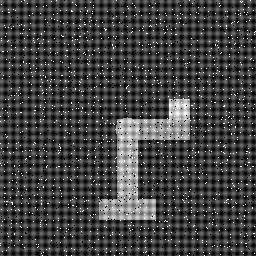
%> input picture cursed_schematic_02.png, 256 x 256 px
$ octave TheSignalGrid.m   (GNU Octave 9; MATLAB toolbox functions it lacks are replaced by stand-ins)
%> lines starting %> are read from the running program, lines starting %| are printed output that depends on the picture; in (x1, y1, x2, y2) boxes, pixels count from 0 and x2, y2 are one past the last pixel; in counts of white or black regions, pixels touching at a corner belong together; the program's own positions count from 1
% NAKUL KADAM, SIGNALS, ELECTROTHON'26.

% -------------------------------------------------------------------------
%  TASK 1 — Spatial Cleansing: Median Filter :
%  We remove the salt&pepper noise from the cursed image.


 clc; clear; close all;

% -------------------------------------------------------------------------
% 1. LOAD IMAGE :

filename = 'cursed_schematic_02.png';                                      %change filename (image) here.

if ~isfile(filename)
    error('Image not found: "%s"\nMake sure it is in the same folder as this script.', filename);
end

img_original = imread(filename);
%> img_original is the input picture: size 256x256 uint8; min 0, max 255, mean 66.4

img_gray = double(img_original);                                           % our math is for 2D images, so we convert to grayscale even if a color pic uploaded. double() here simply converts values from integer to decimal.


img_double = img_gray / 255.0;                                             % Normalise to [0, 1], cuz PSNR, SSIM, colormap require 0to1; and convenience of rounding errors during FFT & IFFT.

fprintf('Image loaded: %d x %d pixels\n', size(img_double, 1), size(img_double, 2));
%| Image loaded: 256 x 256 pixels


% -------------------------------------------------------------------------
% 2. MANUAL MEDIAN FILTER :
%    We slide a square kernel over every pixel and pick the median of the
%    values. This kills the salt&pepper noise; as they stand out from their
%    neighbourings pixels.

[rows, cols] = size(img_double);
%> rows = 256; cols = 256
KERNEL_SIZE = 3;                                                           % 3x3 Kernel.
half         = floor(KERNEL_SIZE / 2);                                     % Deciding tiles about the central tile (1 for a 3x3, 2 for 5x5...).
img_filtered = zeros(rows, cols);                                          % Only used to initialize some values instead of leaving it floating.

% create the dummy image on which the kernel will hover (258x258).
img_padded = [img_double(half:-1:1, half:-1:1),...                         % Top left corner reflected.
              img_double(half:-1:1, :), ...                                % Top edge reflected above itself.
              img_double(half:-1:1, end:-1:end-half+1);...                 % Top right corner reflected.

              img_double(:, half:-1:1), ...                                % Left edge reflected to it's left.
              img_double,...                                               % Centre.
              img_double(:, end:-1:end-half+1);...                         % Right edge refleced to it's right.

              img_double(end:-1:end-half+1, half:-1:1), ...                % Bottom Left corner reflected.
              img_double(end:-1:end-half+1, :),...                         % Bottom edge reflected below itself.
              img_double(end:-1:end-half+1, end:-1:end-half+1)];           % Bottom Right corner reflected.
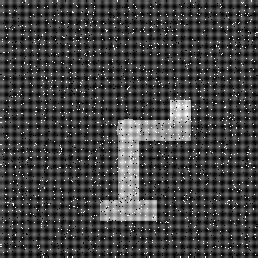
%> img_padded: size 258x258 double; min 0, max 1, mean 0.26

for r = 1 : rows                                                           % Sliding the kernel.
    for c = 1 : cols

        patch = img_padded(r : r + KERNEL_SIZE - 1, ...                    % Each 3x3 patch from img_padded is copied as 3x3 array.
                           c : c + KERNEL_SIZE - 1);

        neighbourhood      = patch(:);                                     % Each 3x3 patch is converted to a column of 9 values.
        sorted_vals        = sort(neighbourhood);                          % The 9 values are arranged in asc order.
        median_index       = ceil(numel(sorted_vals) / 2);                 % Index of the median value is picked.
        img_filtered(r, c) = sorted_vals(median_index);                    % The central tile location is assigned with the median value.
    end
end
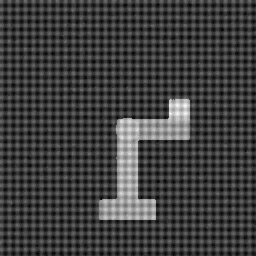
%> img_filtered: size 256x256 double; min 0.0314, max 0.969, mean 0.248

fprintf('Median filter done.\n');


% ---------------------------------------------------------
% 3. QUALITY METRICS :
%    PSNR = 10 * log10(MAX^2 / MSE)   where MAX=1 for [0,1] images.
%    PSNR measures the error in decibels (higher is better).
%    SSIM measures the structural similarity. (closer to 1 means accurate).

                                                                           % PNSR calculation.
mse_val  = mean((img_double(:) - img_filtered(:)).^2);                     % MSE calculated for PSNR.
%> mse_val = 0.0163
if mse_val == 0                                                            % MSE=0 indicates identical images. Thus, PSNR->infinity (by formula).
    psnr_val = Inf;
else
    psnr_val = 10 * log10(1.0 / mse_val);
%> psnr_val = 17.87
end

                                                                           % SSIM calculation.
xmu      = mean(img_double(:));                                            % average brightness of the original image.
%> xmu = 0.26
ymu      = mean(img_filtered(:));                                          % average brightness of the filtered image.
%> ymu = 0.248
xsig     = std(img_double(:));                                             % standard deviation of the original image.
%> xsig = 0.195
ysig     = std(img_filtered(:));                                           % standard deviation of the filtered image.
%> ysig = 0.141
xysig    = mean((img_double(:) - xmu) .* (img_filtered(:) - ymu));         % cross-covariance (measures how the two images vary together at the same spot. High value = they have similar patterns of light and dark).
%> xysig = 0.0208
C1       = (0.01)^2;                                                       % C1 & C2 are tiny constants that prevent having division by 0.
C2       = (0.03)^2;
ssim_val = (2*xmu*ymu + C1) * (2*xysig + C2) / ((xmu^2 + ymu^2 + C1) * (xsig^2 + ysig^2 + C2));
%> ssim_val = 0.723

fprintf('\n--- Quality Metrics (filtered vs. noisy input) ---\n');
fprintf('PSNR : %.2f dB\n', psnr_val);
%| PSNR : 17.87 dB
fprintf('SSIM : %.4f\n',    ssim_val);
%| SSIM : 0.7234


%TASK2 yaha se.
% -------------------------------------------------------------------------
% 4. 2D FFT :
% Median filtered image is converted from spatial to frequency domain.


fprintf('\nComputing 2D FFT');

F         =fft2(img_filtered);                                             % Converts from spatial to frequency domain. F is 256x256 array of complex numbers.
F_shifted =fftshift(F);                                                    % By default fft2 kept the zero freq in the left corner; fftshift will bring it to the centre.

magnitude_spectrum =log(1 + abs(F_shifted));                               % The 2D FFT magnitude spectrum. abs() gets the magnitude of the complex numbers; log helps to suppress a huge range to a small range of values.
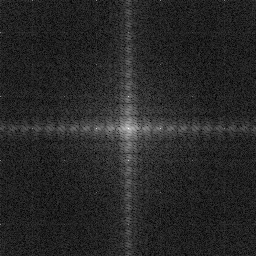
%> magnitude_spectrum: size 256x256 double; min 0.0118, max 9.7, mean 1.51; drawn with min black and max white
                                                                           % Later displayed in panel 3 of the display.

% -------------------------------------------------------------------------
% 5. AUTOMATIC PEAK DETECTION :
% DC component is moved to the centre; while the periodic grid noise
% concentrates in the big cross (+).
% We protect the DC circular region so the real image content stays.

% suppress the frequency cross
DC_PROTECT_R     = 16;                                                     % Radius about centre of DC component; the circular region needs to be protected.
CROSS_WIDTH      = 2;                                                      % Half-width of the cross.

mag = abs(F_shifted);                                                      % Magnitude of the complex numbers in F_shifted.

cy = floor(rows/2) + 1;                                                    % Centre coordinates. For 256x256, cx=cy=129.
%> cy = 129
cx = floor(cols/2) + 1;
%> cx = 129

[X, Y] = meshgrid(1:cols, 1:rows);                                         % meshgrid here returns two 256x256 arrays; X holds column of every position and Y holds row of every position.
dc_zone = ( (X - cx).^2 + (Y - cy).^2 ) <= ( DC_PROTECT_R^2 );             % The circle of DC component (to be protected).

freq_mask = ones(rows, cols);                                              % Start the mask with all 1s (Keep everything rn, we'll make it 0 when we detect noise).

freq_mask(:, cx-CROSS_WIDTH : cx+CROSS_WIDTH) = 0;                         % Mask out the vertical strip of the noise cross (+).
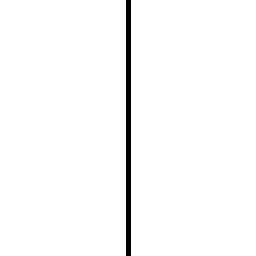
%> freq_mask: size 256x256 double; values 0 (black) and 1 (white), 98% white; 1 black region, box (x1, y1, x2, y2) and area: (126, 0, 131, 256) 1280

freq_mask(cy-CROSS_WIDTH : cy+CROSS_WIDTH, :) = 0;                         % Now mask out the remaining horizontal strip of the noise.

freq_mask(dc_zone) = 1;                                                    % In the process, we masked out the DC component, so we undo it by making the circular region as 1s.
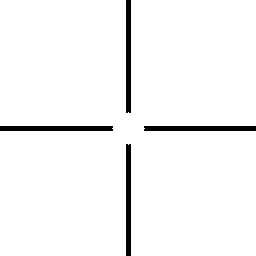
%> freq_mask: size 256x256 double; values 0 (black) and 1 (white), 96.6% white; 4 black regions, box (x1, y1, x2, y2) and area: (126, 0, 131, 113) 564, (0, 126, 113, 131) 564, (144, 126, 256, 131) 559, (126, 144, 131, 256) 559

 n_peaks = sum(freq_mask(:) == 0);                                          % Count of spikes detected.
%> n_peaks = 2246
 fprintf('Total frequencies masked : %d\n', n_peaks);
%| Computing 2D FFTTotal frequencies masked : 2246


% -------------------------------------------------------------------------
% 6. APPLY MASK AND IFFT :
% We apply the mask and bring the image back to spatial domain using IFFT.

F_cleaned = F_shifted .* freq_mask;                                        % Multiply the freq spectrum by the mask; pixels with 1 stays, while picels with 0 get eliminated.
F_ishift =ifftshift(F_cleaned);                                            % The DC component is shifted back to it's original place.
img_restored =real(ifft2(F_ishift));                                       % Only real parts of the complex numbers is picked out.
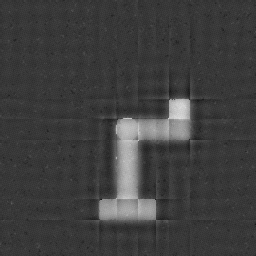
%> img_restored: size 256x256 double; min 0.0875, max 0.872, mean 0.248

img_restored =max(0, min(1, img_restored));                                % img_restored values capped 0 to 1 : min(1, ...) ensures maximum we get is 1. max(0, ...) ensures minimum we get is 0.
                                                                           % [This step is just for safety. For our project, the result remains the same event without this step].
fprintf('Inverse FFT done. Image restored. \n');


% -------------------------------------------------------------------------
% 7. BLUEPRINT :
% We build a custom 256 color RGB table that continously maps brightness to blue-shades.
% Rough distribution can be :
% Dark pixels   ->   0 to 0.3 (1    to ~78)
% Mid picels    -> 0.3 to 0.7 (~79  to ~180)
% Bright pixels -> 0.7 to 1.0 (~181 to 256)

n_colors =256;
t=linspace(0, 1, n_colors);                                                % linspace creates 1x256 (evenly spaced numbers from 0 to 1).
                                                                           % Changing the below given coefficients will only result in different shades of blue (may shrink the range of blue as well).
rbp = 0.05*t;                                                              % red part of the color. Stays near 0 for blue.
gbp = 0.4 * t.^1.5;                                                        % green part of the color.
bbp = 0.3 + 0.7*t;                                                         % blue part of the color.

blueprint_cmap= [rbp, gbp, bbp];                                           % this creates 1x768.
blueprint_cmap= max(0, min(1, blueprint_cmap));                            % min(1,...) ensures maximum is 1;
                                                                           % capping at 1 was valid, but I didnt want unexpected errors of having <0 so I added max(0,...) so that minimum is 0.
blueprint_cmap = reshape(blueprint_cmap, [], 3);                           % makes it 256x3. Each row is a RGB color. It gets lighter as we go top to bottom.
idx = max(1, min(256, round(img_restored * 255) + 1));                     % just an intermediate image, it's values will tell the RGB row number it needs. img_restored is 0to1;
                                                                           % while we need 1to256. *255 and round() to get 0to255; add 1 to make it 1to256.
                                                                           % if the round() step exceeds 256, min(256,...) handles it.
                                                                           % max(0,...) handles if negative number appears. (idk how it's possible, but looking at max(1,...) I thought it'll be safe).

blueprint_img = reshape(blueprint_cmap(idx(:), :), rows, cols, 3);         % % idx(:) flattens 256x256 to 65536x1. blueprint_cmap(...) fetches the RGB color as per row's number.
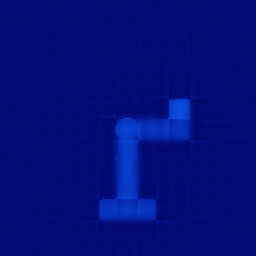
%> blueprint_img: size 256x256x3 double; mean R, G, B 0.0124, 0.0524, 0.474
                                                                           % reshape() folds back → 256x256x3.

% -------------------------------------------------------------------------
% 8. OUTPUTS PANEL :
% display the outputs of the project.
% Original Corrupted image, After Spatial filtering, 2D FFT magnitude
% spectrum, Frequency mask, Final restored image (blueprint)

figure('Name', 'Full Restoration pipeline', ...
       'NumberTitle', 'off', ...
       'Units', 'normalized', ...
       'OuterPosition', [0 0 1 1], ...
       'Color', [0.08 0.08 0.12]);

ts={'FontSize', 13, 'FontWeight', 'bold', 'Color', [0.9 0.9 0.9]};         % Pre-wrote the settings for title for every output instead of writing again n again.
xs={'FontSize', 10, 'Color', [0.7 0.7 0.7]};                               % Pre-wrote the settings for xlabel() for every output instead of writing again n again


subplot(2, 3, 1);                                                          % OG image
imshow(img_double, [0,1]);
title('1. Original corrupted image', ts{:});
xlabel('Salt & pepper + Grid noise', xs{:});


subplot(2, 3, 2)                                                           % After Median Filter
imshow(img_filtered, [0 1]);
title('2. After Spatial filtering', ts{:});
xlabel(sprintf('PSNR : %.2f dB | SSIM : %.4f', psnr_val, ssim_val), xs{:});


subplot(2, 3, 4);                                                          % FFT magnitude spectrum
imshow(magnitude_spectrum, []);
colormap(gca, jet);
title('3. 2D FFT Magnitude Spectrum',  ts{:});
xlabel('Centre = DC  |  Bright spikes = grid noise', xs{:});


subplot(2, 3, 5);                                                          % Frequency mask.
imshow(freq_mask, [0 1]);
title('4. Frequency Mask', ts{:});
xlabel(sprintf('White = kept  |  Black = zeroed  |  %d peaks masked', n_peaks), xs{:});


subplot(2, 3, 6);                                                          % The blueprint image.
imshow(blueprint_img);

title('5. Final Restored image (Blueprint)',   ts{:});
xlabel('Frequency noise eliminated',   xs{:});

sgtitle('Image Restoration Pipeline | Task1:Spatial + Task2:Frequency', 'FontSize', 16, 'FontWeight', 'bold', 'Color', [0.0 0.9 1.0]);

% -------------------------------------------------------------------------
% 9. SAVE OUTPUT :

 imwrite(blueprint_img, 'task_blueprint.png');

 saveas(gcf, 'task_result.png');

 fprintf('\nOutputs saved:\n');
 fprintf('  task_blueprint.png  — blueprint colourised version\n');
 fprintf('  task_result.png     — full 5-panel figure\n');
 fprintf('\nPipeline complete.\n');

% -------------------------------------------------------------------------
